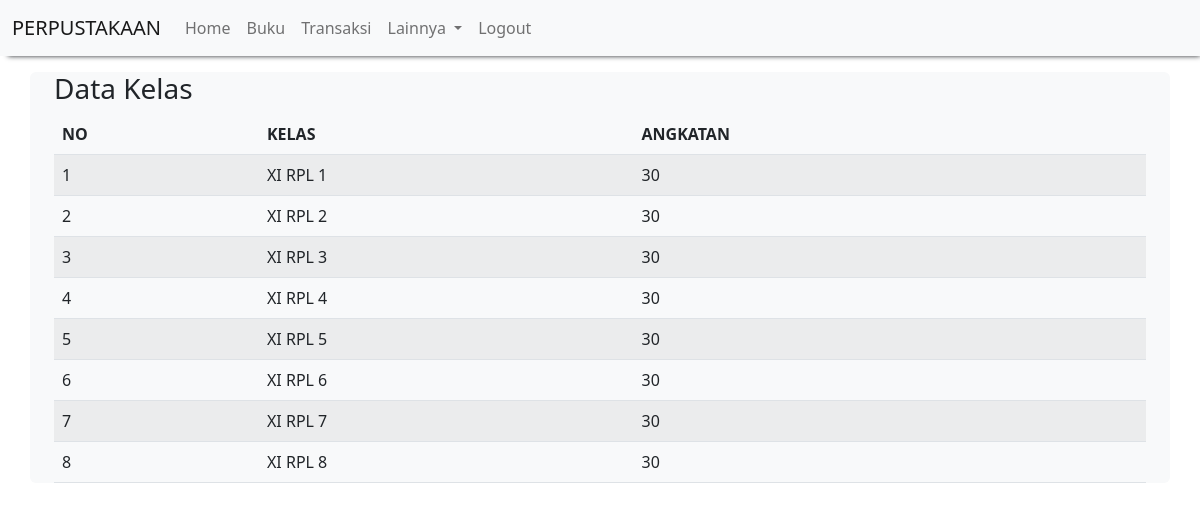
Page /tampil_kelas.php (signed in) on the committed database.
### tables this page shows
CREATE TABLE `kelas` (
  `id_kelas` int(11) NOT NULL,
  `nama_kelas` varchar(20) NOT NULL,
  `angkatan` varchar(20) NOT NULL
);

### tampil_kelas.php (the view, shortened to what this page needs)
<?php
  include "header.php";
?>
<div class="container-fluid mt-3">
  <h3>Data Kelas</h3>
  <table class="table table-hover table-striped">
    <thead>
      <tr>
        <th>NO</th>
        <th>KELAS</th>
        <th>ANGKATAN</th>
      </tr>
    </thead>
    <tbody>
      <?php
      include "koneksi.php";
      $qry_kelas=mysqli_query($conn, "select * from kelas");
      $no=0;
      while($data_kelas=mysqli_fetch_array($qry_kelas)) {
        $no++; ?>
      <tr>
        <td><?=$no?></td>
        <td><?=$data_kelas['nama_kelas']?></td>
        <td><?=$data_kelas['angkatan']?></td>
      </tr>
      <?php
      }
      ?>
    </tbody>
  </table>
</div>
<?php
  include "footer.php";
?>

### rows in the picture
kelas: nama_kelas "XI RPL 1", angkatan "30"
kelas: nama_kelas "XI RPL 2", angkatan "30"
kelas: nama_kelas "XI RPL 3", angkatan "30"
kelas: nama_kelas "XI RPL 4", angkatan "30"
kelas: nama_kelas "XI RPL 5", angkatan "30"
kelas: nama_kelas "XI RPL 6", angkatan "30"
kelas: nama_kelas "XI RPL 7", angkatan "30"
kelas: nama_kelas "XI RPL 8", angkatan "30"
